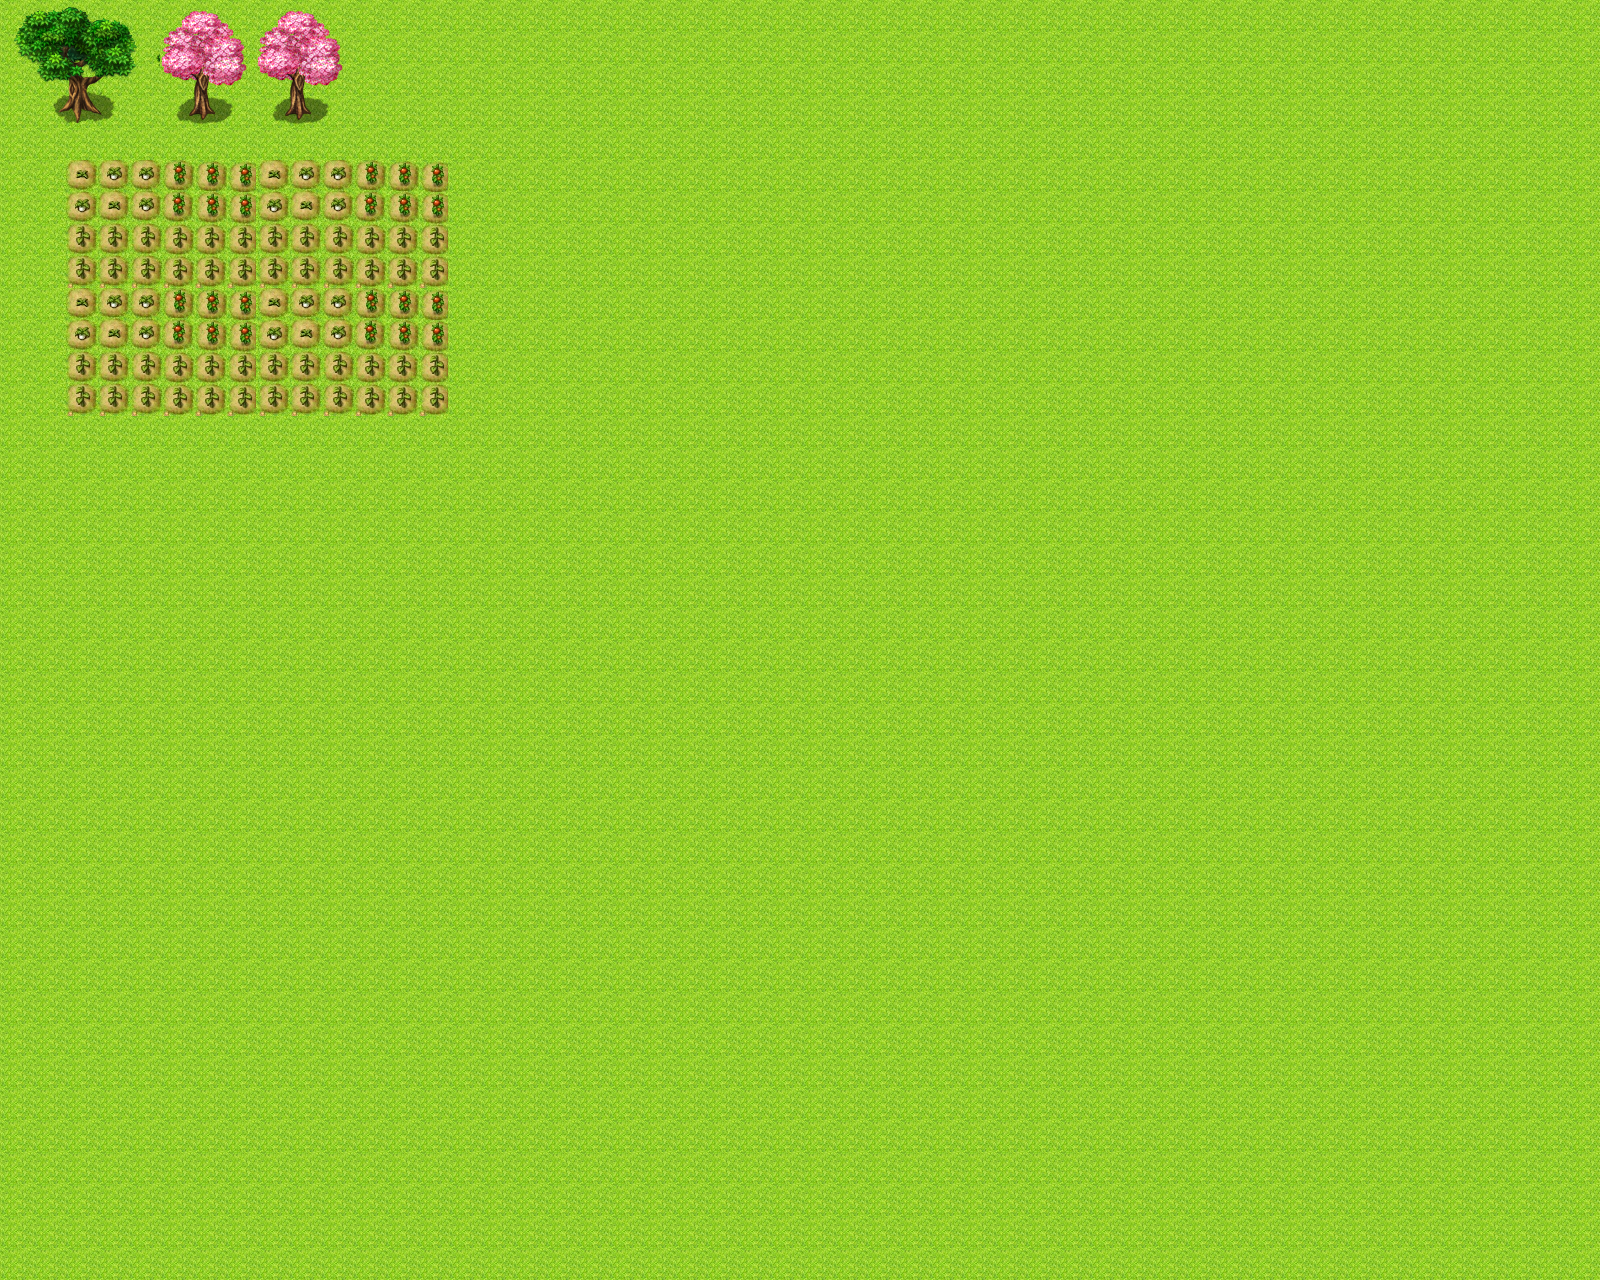

A 2D game scene composited from a Tiled map and its tileset images. What follows is a short description and the map's XML, with each tile layer's data collapsed to a summary:
An orthogonal 50x40 tile map with 32x32 px tiles, 2 tile layers (BottomTile, StaticEntity), 2 tilesets.

<map version="1.0" orientation="orthogonal" renderorder="right-down" width="50" height="40" tilewidth="32" tileheight="32" nextobjectid="1">
 <tileset firstgid="1" name="3" tilewidth="32" tileheight="32" tilecount="221" columns="17">
  <image source="3.jpg" trans="ff00ff" width="544" height="416" />
 </tileset>
 <tileset firstgid="222" name="9" tilewidth="32" tileheight="32" tilecount="442" columns="26">
  <image source="9.png" trans="ff00ff" width="848" height="559" />
 </tileset>
 <layer name="BottomTile" width="50" height="40">
  <data>[2000 cells, 2000 non-empty, 25 distinct tile ids]</data>
 </layer>
 <layer name="StaticEntity" width="50" height="40">
  <properties>
   <property name="isStaticEntity" type="int" value="1" />
  </properties>
  <data>[2000 cells, 44 non-empty, 32 distinct tile ids]</data>
 </layer>
</map>
